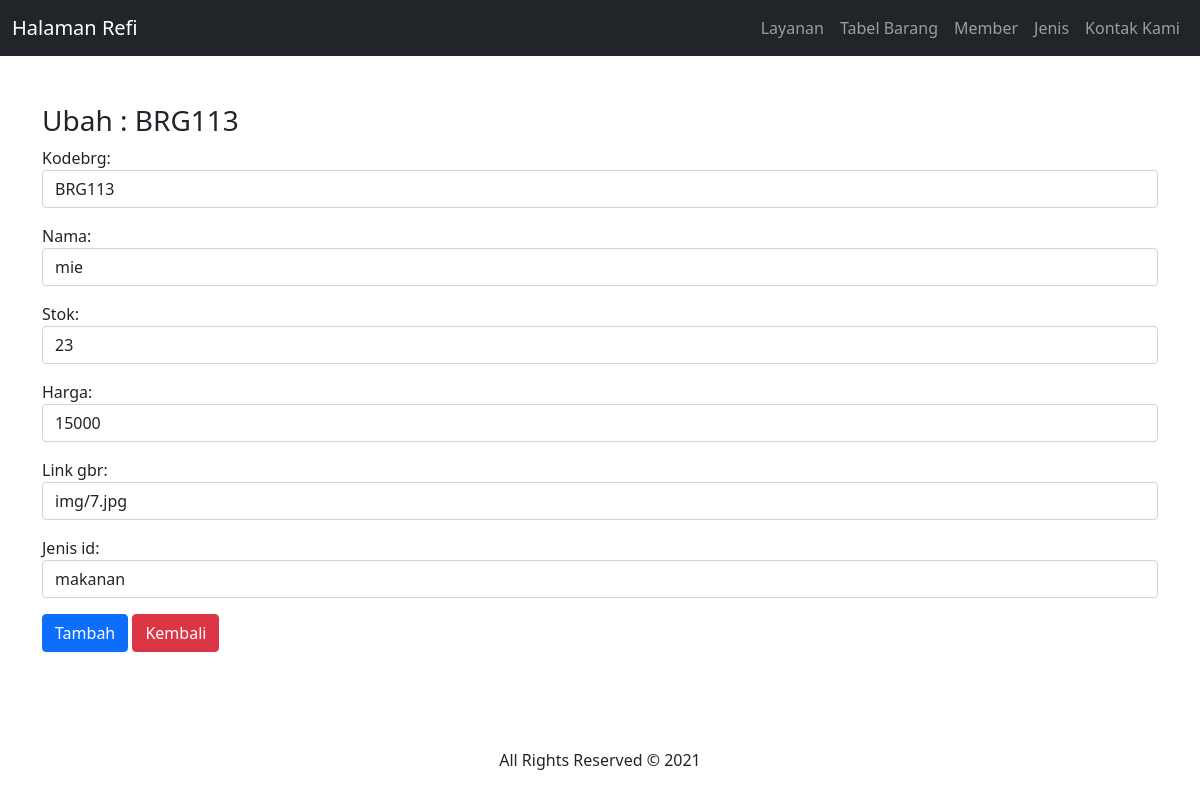
Page /ubah/5 on the committed database.
### dashboard/models.py (models this page shows, shortened)
class Barang(models.Model):
    kodebrg=models.CharField(max_length=8, default="BRG" )
    nama=models.CharField(max_length=50)
    stok=models.IntegerField()
    harga=models.BigIntegerField()
    link_gbr=models.CharField(max_length=50, blank=True)
    waktu_posting=models.DateTimeField(auto_now_add=True)
    jenis_id=models.ForeignKey(Jenis, on_delete=models.CASCADE,null=True)

class Jenis(models.Model):
    nama=models.CharField(max_length=50)
    ket=models.TextField()
    def __str__(self):
        return self.nama

### dashboard/views.py (the view)
# urls.py: path('ubah/<int:id_barang>',ubah_brg,name='ubah_brg'),
def ubah_brg(request,id_barang):
 barangs=Barang.objects.get(id=id_barang)
 if request.POST:
    form= FormBarang(request.POST,instance=barangs)
    if form.is_valid():
        form.save()
        messages.success(request,"Data Berhasil di Input")
        return redirect('ubah_brg',id_barang=id_barang)
 else  :
    form = FormBarang(instance=barangs)
    konteks = {
        'form':form,
        'barangs':barangs
    }
 return render(request,'ubah_brg.html',konteks)

### dashboard/forms.py
class FormBarang(ModelForm):
    class Meta :
        model=Barang
        fields='__all__'
        widgets = {
            'kodebrg' : forms.TextInput({'class':'form-control'}),
            'nama' : forms.TextInput({'class':'form-control'}),
            'stok' : forms.NumberInput({'class':'form-control'}),
            'harga' : forms.NumberInput({'class':'form-control'}),
            'link_gbr' : forms.TextInput({'class':'form-control'}),
            'jenis_id' : forms.Select({'class':'form-control'}),
        }

### templates/ubah_brg.html (shortened to what this page needs)
{% load static %}
<!DOCTYPE html>
<html lang="en">
  <head>
    <link
      href="https://cdn.jsdelivr.net/npm/bootstrap@5.0.0-beta3/dist/css/bootstrap.min.css"
      rel="stylesheet"
    />
    <link
      rel="stylesheet"
      href="https://pro.fontawesome.com/releases/v5.10.0/css/all.css"
    />
    <link rel="stylesheet" href="{% static 'css/style.css'%}" />
  </head>
  <body>
    <nav class="navbar navbar-expand-lg navbar-dark bg-dark">
      <div class="container-fluid">
        <a class="navbar-brand" href="#">Halaman Refi </a>
        <div class="collapse navbar-collapse text-right" id="navbarText">
          <ul class="navbar-nav ms-auto mb-2 mb-lg-0">
            <li class="nav-item">
              <a class="nav-link" href="{% url 'produk' %}">Layanan</a>
            </li>
            <li class="nav-item">
              <a class="nav-link" href="{% url 'Vbrg' %}">Tabel Barang</Table></a>
            </li>
            <li class="nav-item">
              <a class="nav-link" href="{% url 'member' %}">Member</a>
            </li>
            <li class="nav-item">
              <a class="nav-link" href="{% url 'jenis' %}">Jenis</a>
            </li>
            <li class="nav-item">
              <a class="nav-link" href="#kontak">Kontak Kami</a>
            </li>
          </ul>
        </div>
      </div>
    </nav>
    <div class="container-fluid layanan pt-5 pb-5">
      <section id="form">
        <div class="container">
        <h3>Ubah : {{ barangs.kodebrg }}</h3>
        <form action="{% url 'ubah_brg' barangs.id %}" method="post">
          {{form.as_p}}
          <button type="submit" class="btn btn-primary">Tambah</button>
          <a href="/Vbrg" class="btn btn-danger">Kembali</a>
        </form>
    </div>
   </section>
  </div>
    <div class="container text-center pt-5 pb-5">
      All Rights Reserved &copy; 2021
    </div>
  </body>
</html>

### rows in the picture
Barang: kodebrg "BRG113", nama "mie", stok "23", harga "15000", link_gbr "img/7.jpg", jenis_id "makanan"
